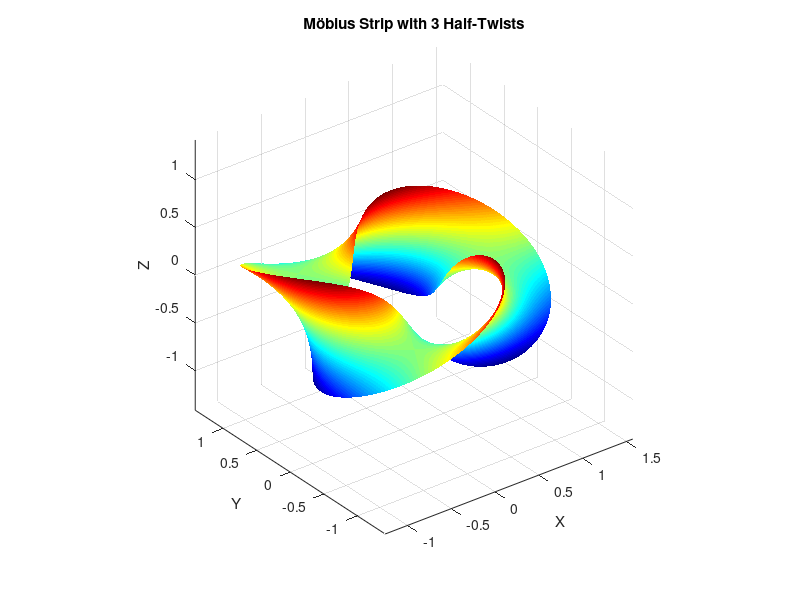

Write the MATLAB code that produced this figure.
clear;

% Parameters for the Möbius strip
u = linspace(0, 2*pi, 1000); % Parameter u goes around the strip
v = linspace(-0.5, 0.5, 500); % Parameter v goes from one edge to the other
n = 3; % Number of half-twists. Change this for more or fewer twists

[U, V] = meshgrid(u, v); 

% Möbius strip parameterization with n half-twists
x = (1 + V.*cos(n*U/2)).*cos(U);
y = (1 + V.*cos(n*U/2)).*sin(U);
z = V.*sin(n*U/2);

% Plot the Möbius strip
surf(x, y, z);
colormap('jet'); 
shading interp; 
axis equal; 
xlabel('X');
ylabel('Y');
zlabel('Z');
title(['Möbius Strip with ', num2str(n), ' Half-Twists']);
